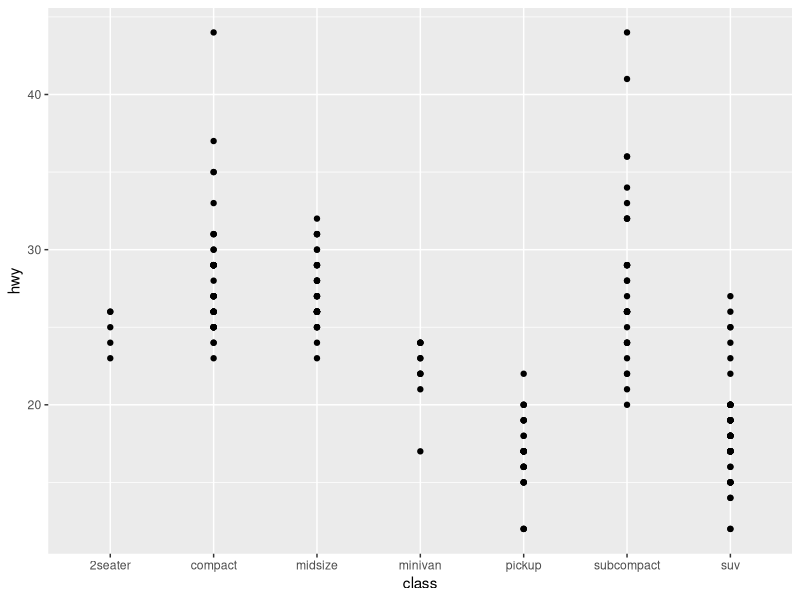
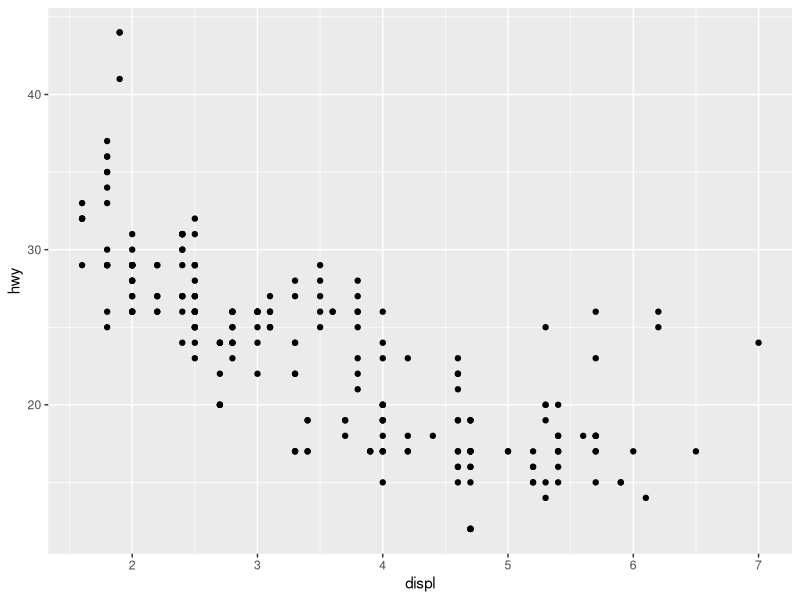
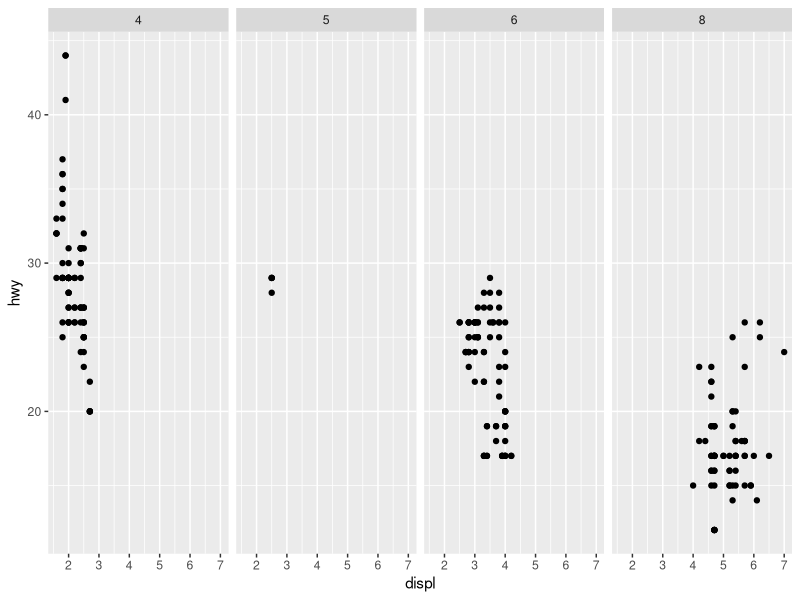
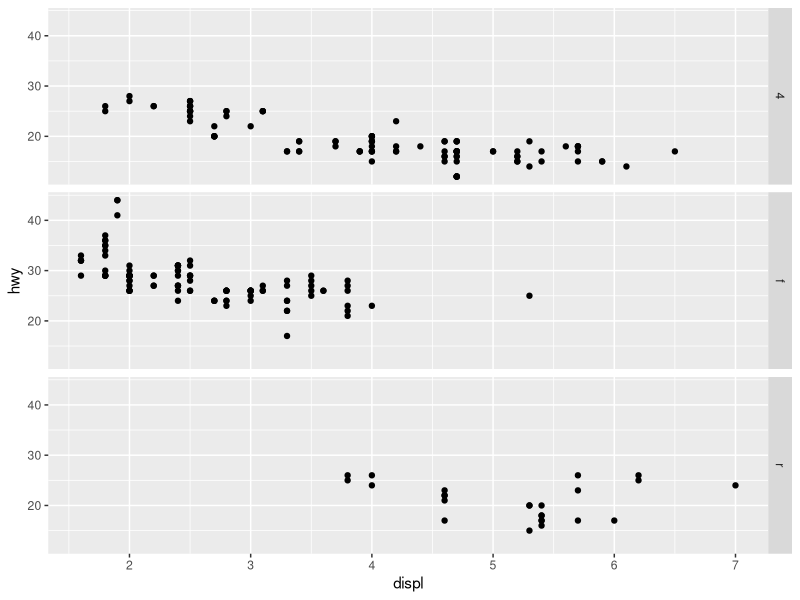
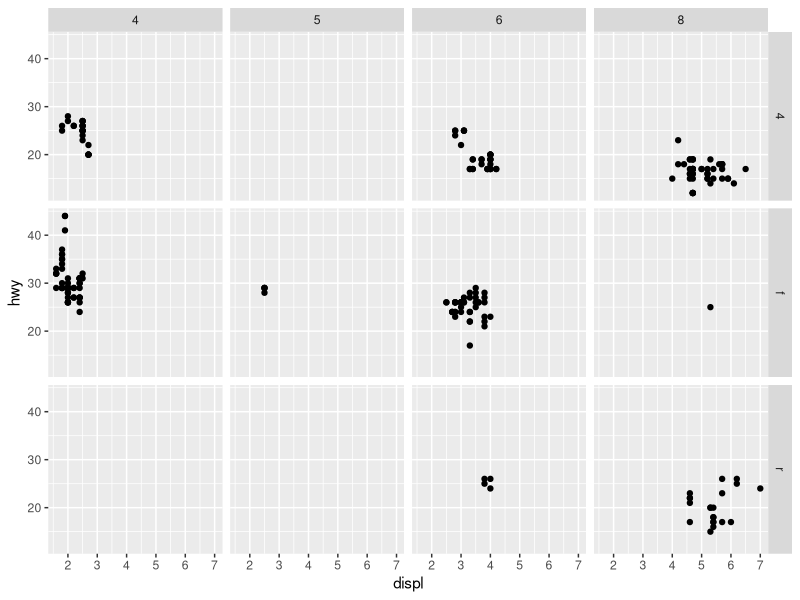
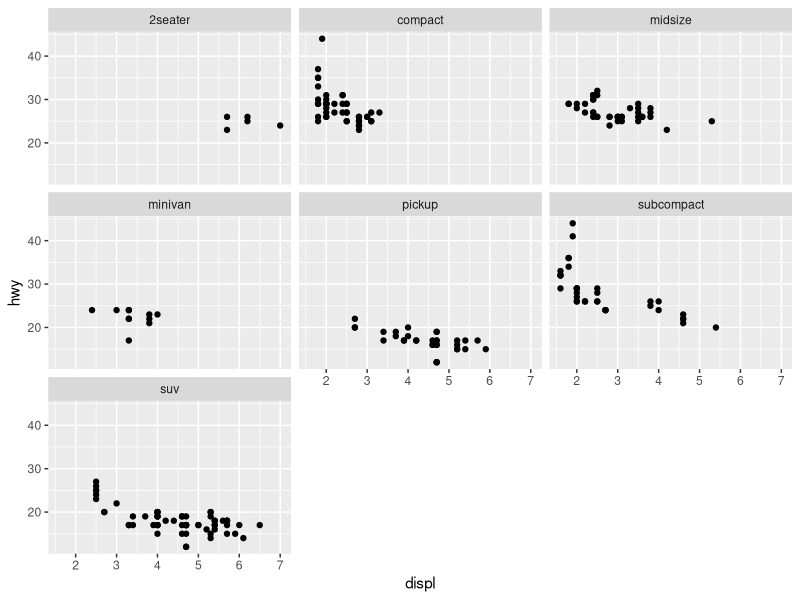
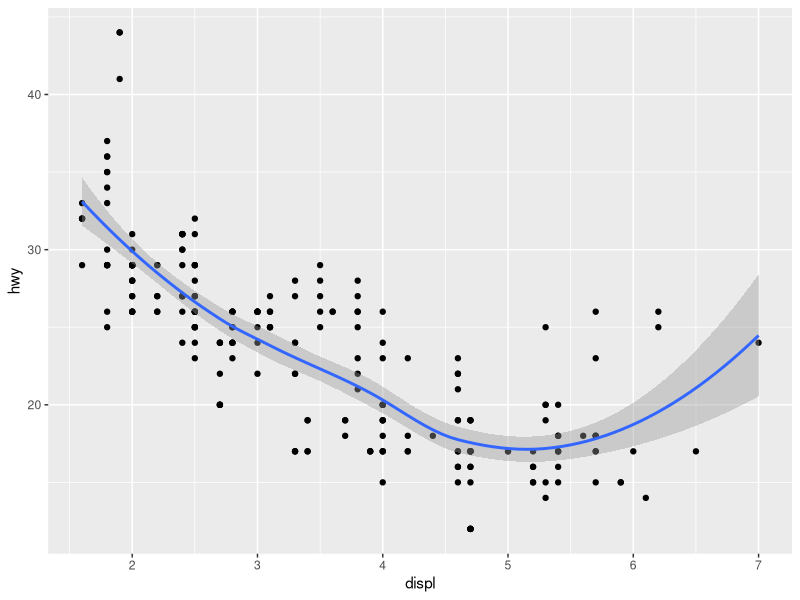

Recreate these plots in R, in order.
## ---- chunk 1
library(tidyverse)
## ---- chunk 2
mpg
## ---- chunk 3

## ---- chunk 4
ggplot(data = mpg) +
  geom_point(mapping = aes(x = class, y = hwy))
## ---- chunk 5

## ---- chunk 6

## ---- chunk 7
ggplot(data = mpg) +
  geom_point(mapping = aes(x = displ, y = hwy))
## ---- chunk 8
# Makes a plot that the commands below will modify
q <- ggplot(mpg) + geom_point(aes(x = displ, y = hwy))

q + facet_grid(. ~ cyl)
q + facet_grid(drv ~ .)
q + facet_grid(drv ~ cyl)
q + facet_wrap(~ class)
## ---- chunk 9

## ---- chunk 10
ggplot(mpg) + 
  geom_point(aes(displ, hwy)) +
  geom_smooth(aes(displ, hwy))
